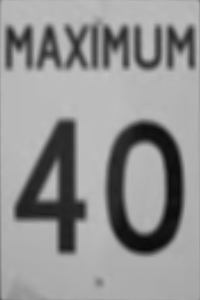
#> input picture speed_40.bmp, 200 x 300 px
$ python SignDet.py   (Python 2 division)   (older library calls are emulated)
#> lines starting #> are read from the running program, lines starting #| are printed output that depends on the picture; after the words box and inside, x2 and y2 are one past the last pixel; in counts of white or black regions, pixels touching at a corner belong together
import numpy
import cv2
from random import *
import math

def angle(pt1,pt2,pt0):
    dx1 = pt1[0][0] - pt0[0][0]
    dy1 = pt1[0][1] - pt0[0][1]
    dx2 = pt2[0][0] - pt0[0][0]
    dy2 = pt2[0][1] - pt0[0][1]
    return float((dx1*dx2 + dy1*dy2))/math.sqrt(float((dx1*dx1 + dy1*dy1))*(dx2*dx2 + dy2*dy2) + 1e-10)

imag = cv2.imread("speed_40.bmp")
#> imag is the input picture: shape (300, 200, 3); min 10, max 194, mean 146.9
pts = numpy.array([(0, 0), (200, 0), (200, 300), (0, 300)], dtype = "float32")

maxHeight = 160
maxWidth = 160

dst = numpy.array([
        [0, 0],
        [maxWidth - 1, 0],
        [maxWidth - 1, maxHeight - 1],
        [0, maxHeight - 1]], dtype="float32")

    # compute the perspective transform matrix and then apply it
M = cv2.getPerspectiveTransform(pts, dst)
warped = cv2.warpPerspective(imag, M, (maxWidth, maxHeight))
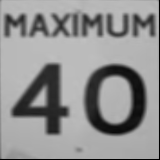
#> warped: shape (160, 160, 3); min 0, max 192, mean 145.1


image_original = cv2.imread('speedsign5.jpg', 1)
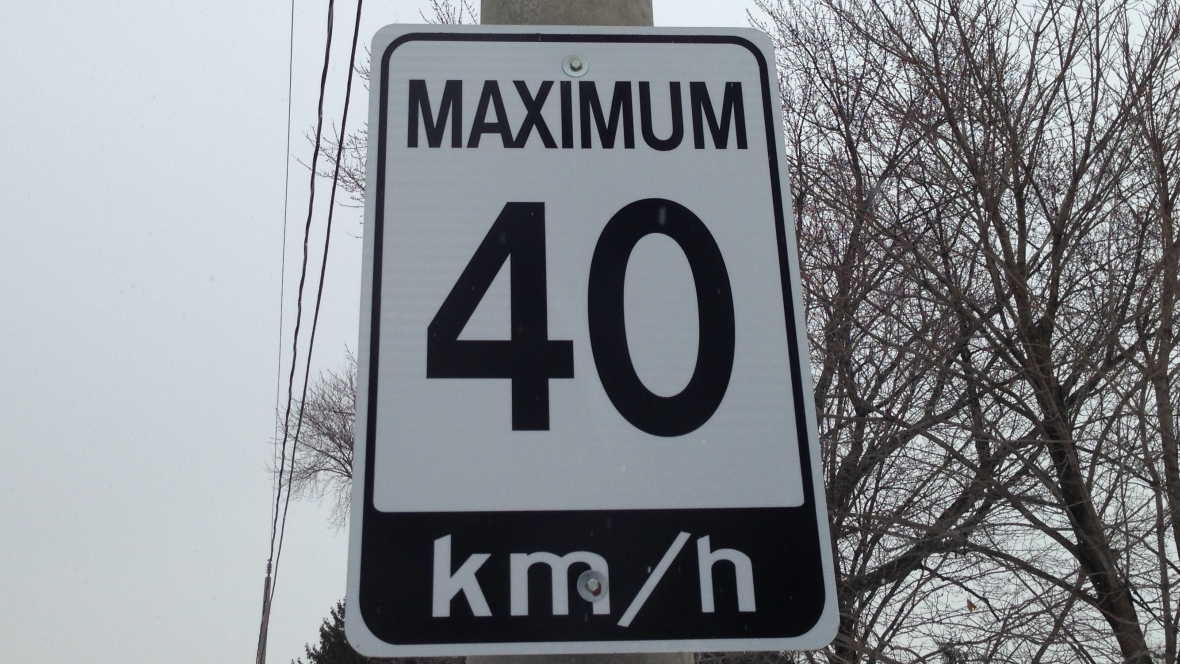
#> input picture speedsign5.JPG, 1180 x 664 px, found by its file name
#> image_original is the input picture: shape (664, 1180, 3); mean B, G, R 142.3, 137.8, 133.9

image = cv2.cvtColor(image_original, cv2.COLOR_BGR2GRAY)

image = cv2.blur( image, (3 ,3))

canny_threshold = 120

image = cv2.Canny(image, canny_threshold, canny_threshold * 2, apertureSize=3)
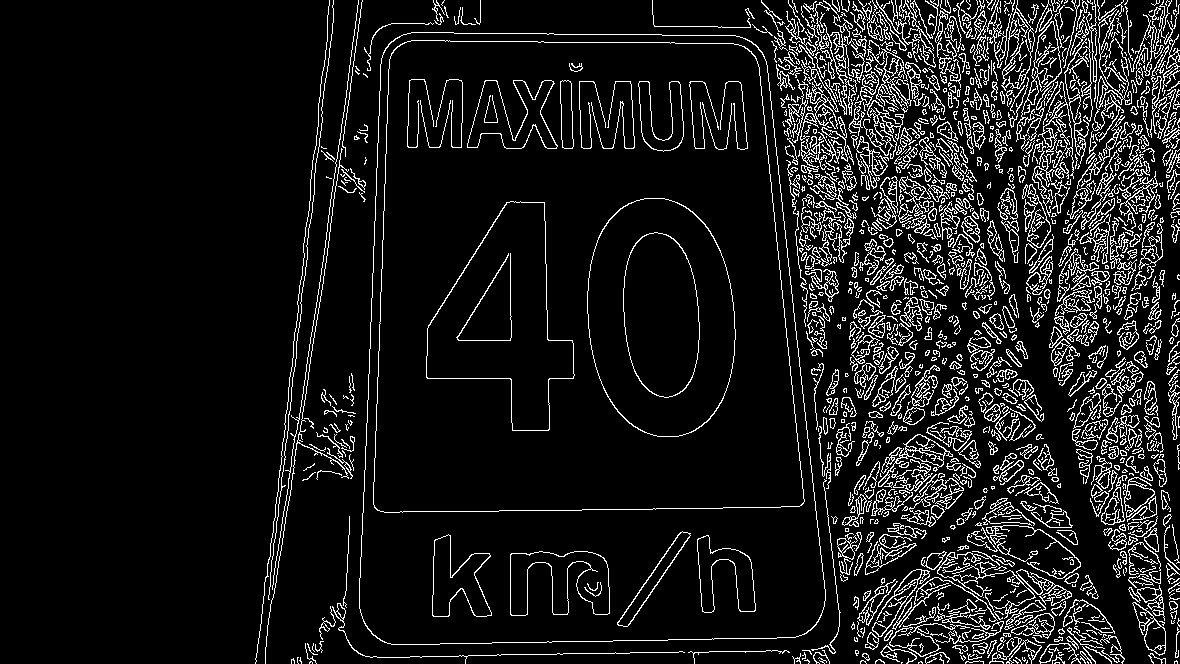
#> image: shape (664, 1180); 9.4% white in thin lines or dots, all inside (x1, y1, x2, y2) = (255, 0, 1180, 664)


cv2.imshow('edge image', image)

newImage = image_original.copy()

_, contours, _ = cv2.findContours(image, cv2.RETR_LIST, cv2.CHAIN_APPROX_SIMPLE)
#> contours = 2261 contours, 1505 with area under 20; largest, box (x1, y1, x2, y2) and area: (359, 32, 826, 645) 257820, (359, 32, 826, 645) 257758, (373, 40, 805, 513) 186297, (373, 40, 805, 513) 186270, (587, 198, 736, 437) 28344
numberOfSquare = 0
listOfCor = 0
test = image_original.copy()
for cnts in range(0, len(contours)):
    approx = cv2.approxPolyDP(contours[cnts], len(contours[cnts])*0.08  , True)
    print len (approx)

    if len(approx) == 4:
        print (approx)

        x = randint(1, 255)
        cv2.drawContours(newImage, [approx], 0, x, 2)
        cv2.imshow('Polyder', test)
        cv2.waitKey(0)

        vtc = len(approx)
        print("New Shape")
        for j in range(2, vtc + 1):
            print("Angle")
            ang = angle(approx[j % vtc], approx[j - 2], approx[j - 1])
            print(ang)

            if (ang > 0.1 or ang < -0.1): break
            x = abs(approx[0,0,0] - approx[1,0,0])
            print (x)
            if ( x <20):break

            if (j == 4):
                vtc = len(approx)
                print "OCTAGGGGGGGGGGGGGGGGGGGGGGGGGGGGGGGGGGG"
                listOfCor = approx
                x = randint(1, 255)
                newImage = image_original.copy()
                cv2.drawContours(newImage, [approx], 0, x, 2)
                cv2.imshow('Polyd', newImage)
                numberOfSquare = numberOfSquare + 1
#> this loop made 2261 passes
#> approx on passes 3, 10, 17, 20, 32, 34, 35, 36: [[1087, 661], [1087, 662], [1088, 663], [1088, 662]], [[1013, 659], [1013, 660], [1017, 663], [1018, 662]], [[300, 657], [300, 659], [299, 660], [301, 663]], [[1032, 656], [1033, 655], [1034, 657], [1033, 658]], [[949, 658], [939, 652], [925, 662], [939, 652]], [[1080, 651], [1080, 653], [1091, 663], [1085, 654]], [[889, 651], [887, 652], [884, 652], [887, 652]], [[855, 651], [857, 650], [858, 652], [856, 653]]
#> (printed output is left out)
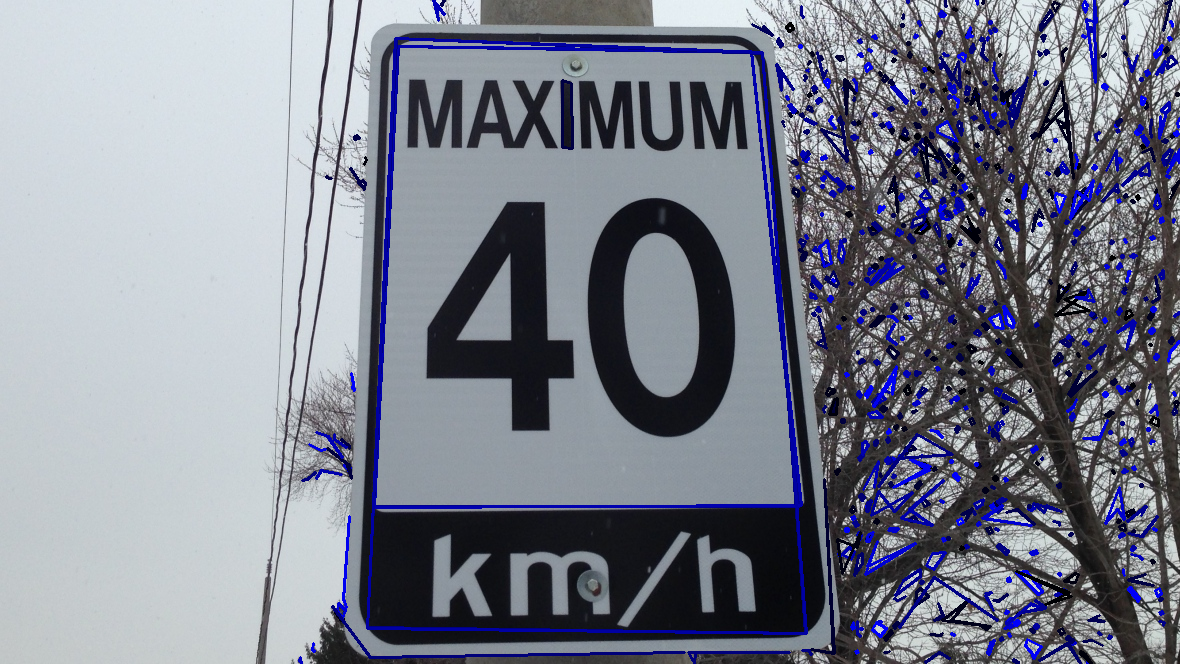
#> newImage: shape (664, 1180, 3); 6.56% of pixels changed, all inside (x1, y1, x2, y2) = (298, 0, 1180, 664)
#> after the loop, numberOfSquare = 0
                #cv2.waitKey(0)


print ("*******************************")
print (numberOfSquare)
#| 0
print(listOfCor)


cv2.imshow('Polyd', newImage)

cv2.waitKey(0)


cv2.imshow("Warped", warped)
cv2.waitKey(0)
